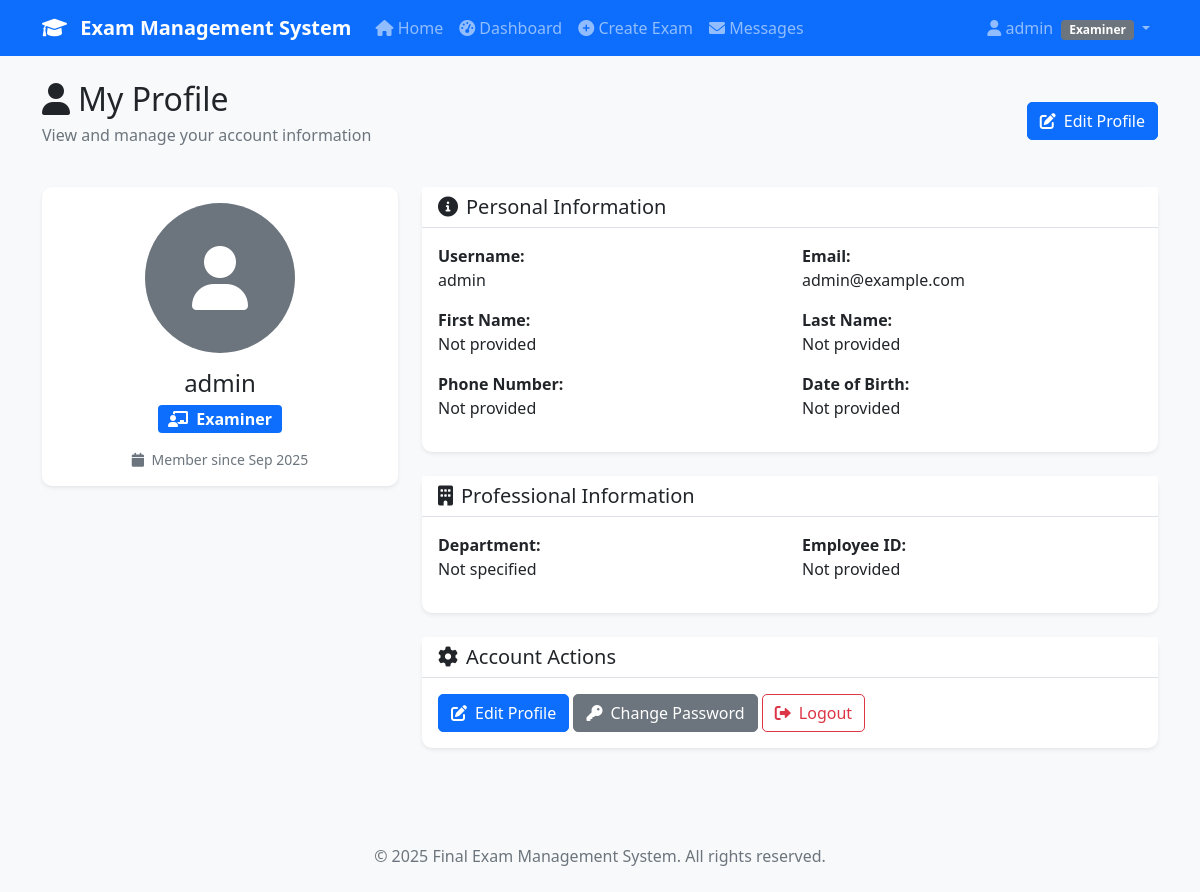
The page /accounts/profile/ (signed in) on the database its author committed.
### accounts/models.py (models this page shows, shortened)
class User(AbstractUser):
    USER_ROLES = (
        ('examiner', 'Examiner'),
        ('candidate', 'Candidate'),
    )
    role = models.CharField(max_length=20, choices=USER_ROLES, null=False, blank=False)
    phone_regex = RegexValidator(
        regex=r'^\+?1?\d{9,15}$',
        message="Phone number must be entered in the format: '+999999999'. Up to 15 digits allowed."
    )
    phone_number = models.CharField(validators=[phone_regex], max_length=17, blank=True)
    date_of_birth = models.DateField(null=True, blank=True)
    profile_picture = models.ImageField(upload_to='profile_pics/', blank=True, null=True)
    bio = models.TextField(max_length=500, blank=True)
    student_id = models.CharField(max_length=20, blank=True, null=True)
    institution = models.CharField(max_length=100, blank=True)
    department = models.CharField(max_length=100, blank=True)
    employee_id = models.CharField(max_length=20, blank=True, null=True)
    created_at = models.DateTimeField(auto_now_add=True)
    updated_at = models.DateTimeField(auto_now=True)
    @property
    def is_examiner(self):
        return self.role == 'examiner'

### accounts/views.py (the view)
# urls.py: path('profile/', views.ProfileView.as_view(), name='profile'),
class ProfileView(LoginRequiredMixin, DetailView):
    model = User
    template_name = 'accounts/profile.html'
    context_object_name = 'profile_user'
    def get_object(self):
        return self.request.user

### templates/accounts/profile.html (shortened to what this page needs)
{% extends 'base/base.html' %}
{% load static %}
{% block content %}
<div class="row">
    <div class="col-12">
        <div class="d-flex justify-content-between align-items-center mb-4">
            <div>
                <h1 class="h2 mb-1">
                    <i class="fas fa-user me-2"></i>My Profile
                </h1>
                <p class="text-muted">View and manage your account information</p>
            </div>
            <div>
                <a href="{% url 'accounts:edit_profile' %}" class="btn btn-primary">
                    <i class="fas fa-edit me-2"></i>Edit Profile
                </a>
            </div>
        </div>
    </div>
</div>
<div class="row">
    <div class="col-md-4">
        <div class="card">
            <div class="card-body text-center">
                {% if profile_user.profile_picture %}
                    <img src="{{ profile_user.profile_picture.url }}" alt="Profile Picture" class="img-fluid rounded-circle mb-3" style="width: 150px; height: 150px; object-fit: cover;">
                {% else %}
                    <div class="bg-secondary rounded-circle d-inline-flex align-items-center justify-content-center mb-3" style="width: 150px; height: 150px;">
                        <i class="fas fa-user fa-4x text-white"></i>
                    </div>
                {% endif %}
                <h4 class="card-title">{{ profile_user.get_full_name|default:profile_user.username }}</h4>
                <p class="card-text">
                    <span class="badge bg-{{ profile_user.role|yesno:'primary,success' }} fs-6">
                        <i class="fas fa-{{ profile_user.is_examiner|yesno:'chalkboard-teacher,user-graduate' }} me-1"></i>
                        {{ profile_user.get_role_display }}
                    </span>
                </p>
                <div class="text-muted small">
                    <i class="fas fa-calendar me-1"></i>
                    Member since {{ profile_user.date_joined|date:"M Y" }}
                </div>
            </div>
        </div>
    </div>
    <div class="col-md-8">
        <div class="card">
            <div class="card-header">
                <h5 class="mb-0">
                    <i class="fas fa-info-circle me-2"></i>Personal Information
                </h5>
            </div>
            <div class="card-body">
                <div class="row">
                    <div class="col-sm-6 mb-3">
                        <strong>Username:</strong>
                        <p class="mb-0">{{ profile_user.username }}</p>
                    </div>
                    <div class="col-sm-6 mb-3">
                        <strong>Email:</strong>
                        <p class="mb-0">{{ profile_user.email|default:"Not provided" }}</p>
                    </div>
                </div>
                <div class="row">
                    <div class="col-sm-6 mb-3">
                        <strong>First Name:</strong>
                        <p class="mb-0">{{ profile_user.first_name|default:"Not provided" }}</p>
                    </div>
                    <div class="col-sm-6 mb-3">
                        <strong>Last Name:</strong>
                        <p class="mb-0">{{ profile_user.last_name|default:"Not provided" }}</p>
                    </div>
                </div>
                <div class="row">
                    <div class="col-sm-6 mb-3">
                        <strong>Phone Number:</strong>
                        <p class="mb-0">{{ profile_user.phone_number|default:"Not provided" }}</p>
                    </div>
                    <div class="col-sm-6 mb-3">
                        <strong>Date of Birth:</strong>
                        <p class="mb-0">{{ profile_user.date_of_birth|date:"M d, Y"|default:"Not provided" }}</p>
                    </div>
                </div>
            </div>
        </div>
        {% if profile_user.is_examiner %}
            <div class="card mt-4">
                <div class="card-header">
                    <h5 class="mb-0">
                        <i class="fas fa-building me-2"></i>Professional Information
                    </h5>
                </div>
                <div class="card-body">
                    <div class="row">
                        <div class="col-sm-6 mb-3">
                            <strong>Department:</strong>
                            <p class="mb-0">{{ profile_user.department|default:"Not specified" }}</p>
                        </div>
                        <div class="col-sm-6 mb-3">
                            <strong>Employee ID:</strong>
                            <p class="mb-0">{{ profile_user.employee_id|default:"Not provided" }}</p>
                        </div>
                    </div>
                </div>
            </div>
        {% endif %}
        <div class="card mt-4">
            <div class="card-header">
                <h5 class="mb-0">
                    <i class="fas fa-cog me-2"></i>Account Actions
                </h5>
            </div>
            <div class="card-body">
                <div class="d-grid gap-2 d-md-block">
                    <a href="{% url 'accounts:edit_profile' %}" class="btn btn-primary">
                        <i class="fas fa-edit me-2"></i>Edit Profile
                    </a>
                    <a href="{% url 'accounts:password_change' %}" class="btn btn-secondary">
                        <i class="fas fa-key me-2"></i>Change Password
                    </a>
                    <a href="{% url 'accounts:logout' %}" class="btn btn-outline-danger">
                        <i class="fas fa-sign-out-alt me-2"></i>Logout
                    </a>
                </div>
            </div>
        </div>
    </div>
</div>
{% endblock %}

### templates/base/base.html (shortened to what this page needs)
<!DOCTYPE html>
<html lang="en">
<head>
    <link href="https://cdn.jsdelivr.net/npm/bootstrap@5.1.3/dist/css/bootstrap.min.css" rel="stylesheet">
    <link rel="stylesheet" href="https://cdnjs.cloudflare.com/ajax/libs/font-awesome/6.0.0/css/all.min.css">
    {% load static %}
    <link rel="stylesheet" href="{% static 'css/style.css' %}">
</head>
<body>
    <nav class="navbar navbar-expand-lg navbar-dark bg-primary">
        <div class="container">
            <a class="navbar-brand" href="{% url 'home' %}">
                <i class="fas fa-graduation-cap me-2"></i>
                Exam Management System
            </a>
            <div class="collapse navbar-collapse" id="navbarNav">
                <ul class="navbar-nav me-auto">
                    {% if user.is_authenticated %}
                        <li class="nav-item">
                            <a class="nav-link" href="{% url 'home' %}">
                                <i class="fas fa-home"></i> Home
                            </a>
                        </li>
                        {% if user.is_examiner %}
                            <li class="nav-item">
                                <a class="nav-link" href="{% url 'exam:examiner_dashboard' %}">
                                    <i class="fas fa-tachometer-alt"></i> Dashboard
                                </a>
                            </li>
                            <li class="nav-item">
                                <a class="nav-link" href="{% url 'exam:create_exam' %}">
                                    <i class="fas fa-plus-circle"></i> Create Exam
                                </a>
                            </li>
                        {% endif %}
                        <li class="nav-item">
                            <a class="nav-link" href="{% url 'inquiries:inbox' %}">
                                <i class="fas fa-envelope"></i> Messages
                            </a>
                        </li>
                    {% endif %}
                </ul>
                <ul class="navbar-nav">
                    {% if user.is_authenticated %}
                        <li class="nav-item dropdown">
                            <a class="nav-link dropdown-toggle" href="#" id="navbarDropdown" role="button" data-bs-toggle="dropdown">
                                <i class="fas fa-user"></i> {{ user.username }}
                                <span class="badge bg-secondary ms-1">{{ user.get_role_display }}</span>
                            </a>
                        </li>
                    {% endif %}
                </ul>
            </div>
        </div>
    </nav>
    <main class="py-4">
        <div class="container">
            {% block content %}{% endblock %}
        </div>
    </main>
    <footer class="bg-light mt-5 py-4">
        <div class="container text-center">
            <p class="text-muted mb-0">
                &copy; 2025 Final Exam Management System. All rights reserved.
            </p>
        </div>
    </footer>
</body>
</html>

### static/css/style.css (style rules this page uses)
:root { --primary-color: #0d6efd; --secondary-color: #6c757d; --success-color: #198754; --danger-color: #dc3545; --warning-color: #ffc107; --info-color: #0dcaf0; }
body { background-color: #f8f9fa; font-family: 'Segoe UI', Tahoma, Geneva, Verdana, sans-serif; }
.navbar-brand { font-weight: bold; }
.card { border: none; border-radius: 10px; box-shadow: 0 0.125rem 0.25rem rgba(0, 0, 0, 0.075); transition: box-shadow 0.15s ease-in-out; }
.card-header { background-color: white; border-bottom: 1px solid #dee2e6; font-weight: 600; }
.btn { border-radius: 5px; font-weight: 500; }
.btn-primary { background-color: var(--primary-color); border-color: var(--primary-color); }

### rows shown on the page
User: username "admin", role "Examiner", get_full_name "admin", date_joined "Sep 2025", email "admin@example.com", first_name "Not provided", last_name "Not provided", phone_number "Not provided", date_of_birth "Not provided", department "Not specified", employee_id "Not provided"
